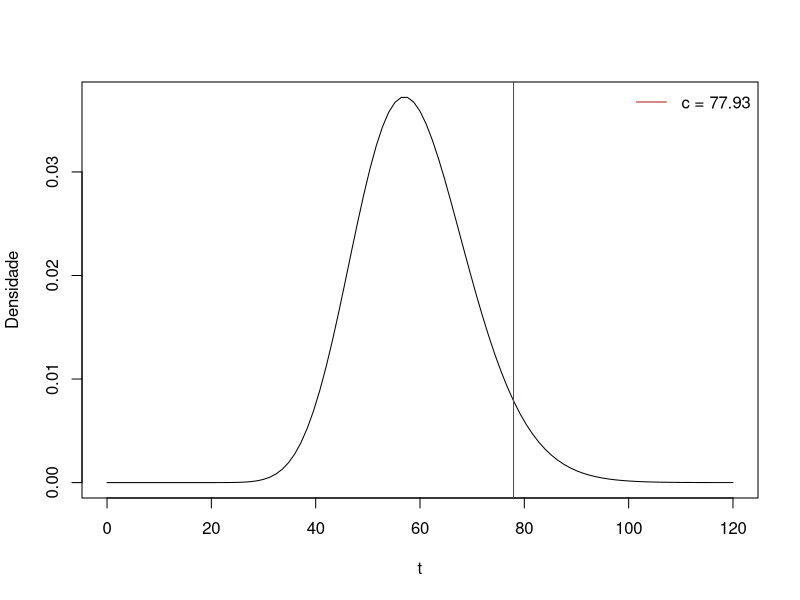

Write R code to recreate this figure.
## ---- chunk 1
#| label: fig-analise-aderencia-qui-quadrado-r
#| fig-cap: 'Distribuição $\chi^2_{59}$ e ponto crítico do teste de aderência'
# Análise de aderência
# H0: P = P0
#
# Mega-Sena: observamos apenas o primeiro número de cada sorteio.
set.seed(1)
amostra <- sample(1:60, size = 2800, replace = TRUE)
O <- tabulate(amostra, nbins = 60)
E <- 2800 / 60

qui_quadrado <- sum((E - O)^2 / E)
quantil <- qchisq(0.95, df = 59)

curve(
  dchisq(x, df = 59),
  from = 0,
  to = 120,
  xlab = "t",
  ylab = "Densidade"
)
abline(v = quantil, col = "firebrick")
legend(
  "topright",
  legend = sprintf("c = %.2f", quantil),
  col = "firebrick",
  lty = 1,
  bty = "n"
)
invisible(NULL)
